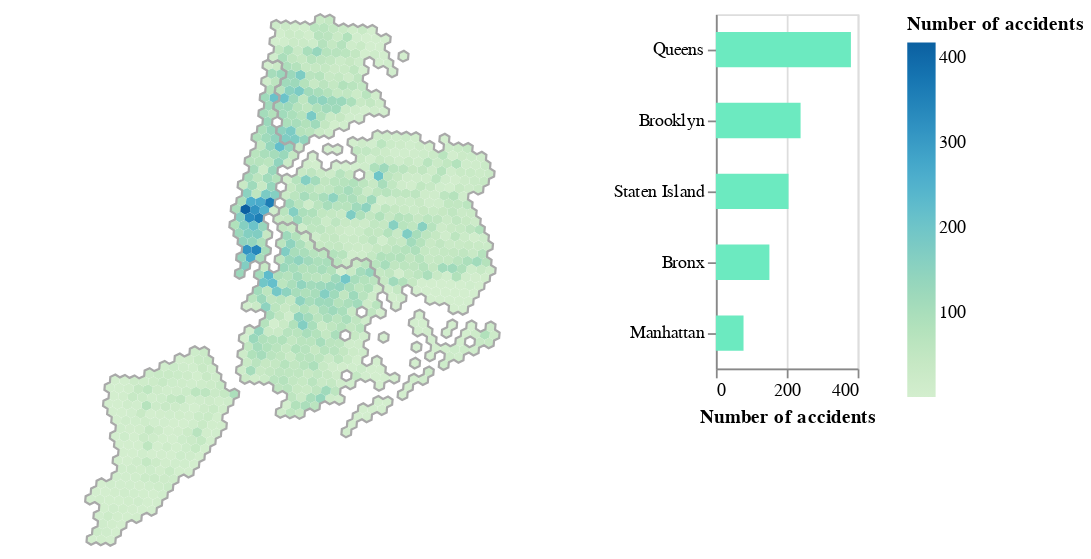

Notebook source saved alongside this figure:
### Code cell
accident_data = get_accident_data("dataset_v1.csv", sample=False)

mapa = get_map()
ny_df, bur = get_buroughs(mapa)
# normalize bur and accident data BoroName
bur = bur.reset_index()
hex_data = calculate_spatial_data(accident_data, mapa)
choropleth, bar_chart = plot_map(hex_data, mapa, ny_df, bur)

choropleth | bar_chart

### Figure 1 — Vega-Lite specification as saved in the notebook (floating-point values rounded to 4 significant figures; data arrays with more than 128 entries replaced by an {"elided": "..."} marker saying what was removed)
{"config": {"view": {"continuousWidth": 300, "continuousHeight": 300}}, "hconcat": [{"layer": [{"data": {"name": "data-d304785b165a36ef32fa4e3fa0614ae2"}, "mark": {"type": "geoshape"}, "encoding": {"color": {"field": "counts", "scale": {"scheme": "greenblue"}, "title": "Number of accidents", "type": "quantitative"}, "opacity": {"condition": {"param": "param_31", "value": 1, "empty": true}, "value": 0.3}, "tooltip": [{"field": "h3_polyfill", "type": "nominal"}, {"field": "counts", "type": "quantitative"}]}, "name": "view_56", "projection": {"reflectY": true, "type": "identity"}, "transform": [{"lookup": "h3_polyfill", "from": {"data": {"name": "data-dd29398dc029f385cf8f3bccea4c40ee"}, "key": "h3_polyfill", "fields": ["counts"]}}]}, {"data": {"name": "data-efe30648ab43e2ec8925ca606ecdf850"}, "mark": {"type": "geoshape", "fillOpacity": 0, "opacity": 1, "stroke": "darkgray", "strokeWidth": 1.25}, "encoding": {"tooltip": [{"field": "BoroName", "type": "nominal"}]}, "projection": {"reflectY": true, "type": "identity"}}], "height": 300, "width": 320.0}, {"data": {"name": "data-dd29398dc029f385cf8f3bccea4c40ee"}, "mark": {"type": "bar", "color": "#4f8c9d", "height": 20, "orient": "horizontal"}, "encoding": {"color": {"condition": {"param": "param_31", "value": "#6ceac0", "empty": true}, "value": "#4f8c9d"}, "tooltip": [{"field": "BoroName", "type": "nominal"}], "x": {"aggregate": "count", "title": "Number of accidents", "type": "quantitative"}, "y": {"field": "BoroName", "sort": "-x", "title": null, "type": "nominal"}}, "height": 200.0, "name": "view_57", "width": 80.0}], "params": [{"name": "param_31", "select": {"type": "point", "fields": ["BoroName"], "on": "click"}, "views": ["view_56", "view_57"]}], "$schema": "https://vega.github.io/schema/vega-lite/v5.15.1.json", "datasets": {"data-d304785b165a36ef32fa4e3fa0614ae2": {"elided": "1054 records"}, "data-dd29398dc029f385cf8f3bccea4c40ee": {"elided": "1054 records"}, "data-efe30648ab43e2ec8925ca606ecdf850": [{"level_0": 0, "BoroName": "Bronx", "index": 4, "BoroCode": 2, "Shape_Leng": 464400.0, "Shape_Area": 1187000000.0, "type": "Feature", "geometry": {"type": "MultiPolygon", "coordinates": {"elided": "3 rows, 278 float values in total"}}}, {"level_0": 1, "BoroName": "Brooklyn", "index": 2, "BoroCode": 3, "Shape_Leng": 741100.0, "Shape_Area": 1937000000.0, "type": "Feature", "geometry": {"type": "MultiPolygon", "coordinates": {"elided": "2 rows, 390 float values in total"}}}, {"level_0": 2, "BoroName": "Manhattan", "index": 3, "BoroCode": 1, "Shape_Leng": 359300.0, "Shape_Area": 636500000.0, "type": "Feature", "geometry": {"type": "Polygon", "coordinates": {"elided": "1x121x2 float values"}}}, {"level_0": 3, "BoroName": "Queens", "index": 1, "BoroCode": 4, "Shape_Leng": 896300.0, "Shape_Area": 3045000000.0, "type": "Feature", "geometry": {"type": "MultiPolygon", "coordinates": {"elided": "7 rows, 678 float values in total"}}}, {"level_0": 4, "BoroName": "Staten Island", "index": 0, "BoroCode": 5, "Shape_Leng": 330500.0, "Shape_Area": 1624000000.0, "type": "Feature", "geometry": {"type": "Polygon", "coordinates": {"elided": "1x133x2 float values"}}}]}}
